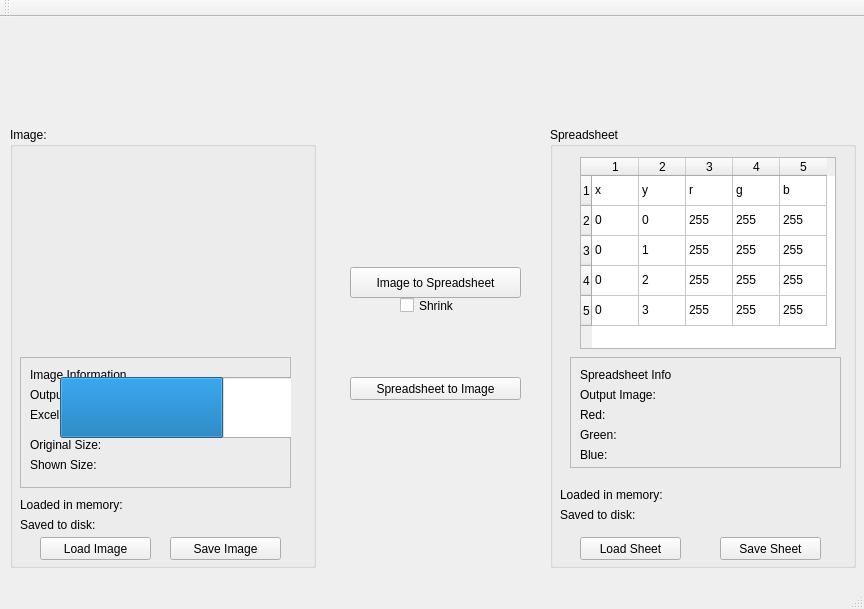
<?xml version="1.0" encoding="UTF-8"?>
<ui version="4.0">
 <class>MainWindow</class>
 <widget class="QMainWindow" name="MainWindow">
  <property name="geometry">
   <rect>
    <x>0</x>
    <y>0</y>
    <width>864</width>
    <height>609</height>
   </rect>
  </property>
  <property name="windowTitle">
   <string>PixelSpreadsheet</string>
  </property>
  <property name="windowIcon">
   <iconset>
    <normaloff>myapp.png</normaloff>myapp.png</iconset>
  </property>
  <widget class="QWidget" name="centralWidget">
   <widget class="QGroupBox" name="imageBox">
    <property name="geometry">
     <rect>
      <x>10</x>
      <y>110</y>
      <width>306</width>
      <height>441</height>
     </rect>
    </property>
    <property name="title">
     <string>Image:</string>
    </property>
    <widget class="QLabel" name="imageView">
     <property name="geometry">
      <rect>
       <x>30</x>
       <y>40</y>
       <width>256</width>
       <height>181</height>
      </rect>
     </property>
     <property name="text">
      <string/>
     </property>
     <property name="pixmap">
      <pixmap>test.jpg</pixmap>
     </property>
    </widget>
    <widget class="QPushButton" name="loadImage">
     <property name="geometry">
      <rect>
       <x>30</x>
       <y>410</y>
       <width>111</width>
       <height>23</height>
      </rect>
     </property>
     <property name="text">
      <string>Load Image</string>
     </property>
    </widget>
    <widget class="QFrame" name="frame">
     <property name="geometry">
      <rect>
       <x>10</x>
       <y>230</y>
       <width>271</width>
       <height>131</height>
      </rect>
     </property>
     <property name="frameShape">
      <enum>QFrame::StyledPanel</enum>
     </property>
     <property name="frameShadow">
      <enum>QFrame::Raised</enum>
     </property>
     <widget class="QLabel" name="label_3">
      <property name="geometry">
       <rect>
        <x>10</x>
        <y>10</y>
        <width>131</width>
        <height>16</height>
       </rect>
      </property>
      <property name="text">
       <string>Image Information</string>
      </property>
     </widget>
     <widget class="QLabel" name="outputRows">
      <property name="geometry">
       <rect>
        <x>10</x>
        <y>30</y>
        <width>141</width>
        <height>16</height>
       </rect>
      </property>
      <property name="text">
       <string>Output Rows: </string>
      </property>
     </widget>
     <widget class="QLabel" name="originalSize">
      <property name="geometry">
       <rect>
        <x>10</x>
        <y>80</y>
        <width>201</width>
        <height>16</height>
       </rect>
      </property>
      <property name="text">
       <string>Original Size: </string>
      </property>
     </widget>
     <widget class="QLabel" name="shownSize">
      <property name="geometry">
       <rect>
        <x>10</x>
        <y>100</y>
        <width>201</width>
        <height>16</height>
       </rect>
      </property>
      <property name="text">
       <string>Shown Size: </string>
      </property>
     </widget>
     <widget class="QLabel" name="excelCompat">
      <property name="geometry">
       <rect>
        <x>10</x>
        <y>50</y>
        <width>141</width>
        <height>16</height>
       </rect>
      </property>
      <property name="text">
       <string>Excel 2002: </string>
      </property>
     </widget>
     <widget class="QProgressBar" name="progressBar">
      <property name="geometry">
       <rect>
        <x>40</x>
        <y>20</y>
        <width>681</width>
        <height>61</height>
       </rect>
      </property>
      <property name="value">
       <number>24</number>
      </property>
     </widget>
    </widget>
    <widget class="QPushButton" name="saveImage">
     <property name="geometry">
      <rect>
       <x>160</x>
       <y>410</y>
       <width>111</width>
       <height>23</height>
      </rect>
     </property>
     <property name="text">
      <string>Save Image</string>
     </property>
    </widget>
    <widget class="QLabel" name="outputRows_2">
     <property name="geometry">
      <rect>
       <x>10</x>
       <y>370</y>
       <width>141</width>
       <height>16</height>
      </rect>
     </property>
     <property name="text">
      <string>Loaded in memory:</string>
     </property>
    </widget>
    <widget class="QLabel" name="outputRows_3">
     <property name="geometry">
      <rect>
       <x>10</x>
       <y>390</y>
       <width>141</width>
       <height>16</height>
      </rect>
     </property>
     <property name="text">
      <string>Saved to disk:</string>
     </property>
    </widget>
    <widget class="QLabel" name="image_memory_pos">
     <property name="geometry">
      <rect>
       <x>140</x>
       <y>370</y>
       <width>16</width>
       <height>16</height>
      </rect>
     </property>
     <property name="text">
      <string/>
     </property>
     <property name="pixmap">
      <pixmap resource="Resources.qrc">:/new/prefix1/checked.png</pixmap>
     </property>
     <property name="scaledContents">
      <bool>true</bool>
     </property>
    </widget>
    <widget class="QLabel" name="image_memory_neg">
     <property name="geometry">
      <rect>
       <x>160</x>
       <y>370</y>
       <width>16</width>
       <height>16</height>
      </rect>
     </property>
     <property name="text">
      <string/>
     </property>
     <property name="pixmap">
      <pixmap resource="Resources.qrc">:/new/prefix1/xed.png</pixmap>
     </property>
     <property name="scaledContents">
      <bool>true</bool>
     </property>
    </widget>
    <widget class="QLabel" name="image_save_pos">
     <property name="geometry">
      <rect>
       <x>140</x>
       <y>390</y>
       <width>16</width>
       <height>16</height>
      </rect>
     </property>
     <property name="text">
      <string/>
     </property>
     <property name="pixmap">
      <pixmap resource="Resources.qrc">:/new/prefix1/checked.png</pixmap>
     </property>
     <property name="scaledContents">
      <bool>true</bool>
     </property>
    </widget>
    <widget class="QLabel" name="image_save_neg">
     <property name="geometry">
      <rect>
       <x>160</x>
       <y>390</y>
       <width>16</width>
       <height>16</height>
      </rect>
     </property>
     <property name="text">
      <string/>
     </property>
     <property name="pixmap">
      <pixmap resource="Resources.qrc">:/new/prefix1/xed.png</pixmap>
     </property>
     <property name="scaledContents">
      <bool>true</bool>
     </property>
    </widget>
   </widget>
   <widget class="QGroupBox" name="spreadsheetBox">
    <property name="geometry">
     <rect>
      <x>550</x>
      <y>110</y>
      <width>306</width>
      <height>441</height>
     </rect>
    </property>
    <property name="title">
     <string>Spreadsheet</string>
    </property>
    <widget class="QPushButton" name="loadSpreadsheet">
     <property name="geometry">
      <rect>
       <x>30</x>
       <y>410</y>
       <width>101</width>
       <height>23</height>
      </rect>
     </property>
     <property name="text">
      <string>Load Sheet</string>
     </property>
    </widget>
    <widget class="QFrame" name="frame_2">
     <property name="geometry">
      <rect>
       <x>20</x>
       <y>230</y>
       <width>271</width>
       <height>111</height>
      </rect>
     </property>
     <property name="frameShape">
      <enum>QFrame::StyledPanel</enum>
     </property>
     <property name="frameShadow">
      <enum>QFrame::Raised</enum>
     </property>
     <widget class="QLabel" name="label_7">
      <property name="geometry">
       <rect>
        <x>10</x>
        <y>10</y>
        <width>141</width>
        <height>16</height>
       </rect>
      </property>
      <property name="text">
       <string>Spreadsheet Info</string>
      </property>
     </widget>
     <widget class="QLabel" name="resolution">
      <property name="geometry">
       <rect>
        <x>10</x>
        <y>30</y>
        <width>221</width>
        <height>16</height>
       </rect>
      </property>
      <property name="text">
       <string>Output Image: </string>
      </property>
     </widget>
     <widget class="QLabel" name="red">
      <property name="geometry">
       <rect>
        <x>10</x>
        <y>50</y>
        <width>141</width>
        <height>16</height>
       </rect>
      </property>
      <property name="text">
       <string>Red:</string>
      </property>
     </widget>
     <widget class="QLabel" name="green">
      <property name="geometry">
       <rect>
        <x>10</x>
        <y>70</y>
        <width>141</width>
        <height>16</height>
       </rect>
      </property>
      <property name="text">
       <string>Green:</string>
      </property>
     </widget>
     <widget class="QLabel" name="blue">
      <property name="geometry">
       <rect>
        <x>10</x>
        <y>90</y>
        <width>141</width>
        <height>16</height>
       </rect>
      </property>
      <property name="text">
       <string>Blue:</string>
      </property>
     </widget>
    </widget>
    <widget class="QPushButton" name="saveSheet">
     <property name="geometry">
      <rect>
       <x>170</x>
       <y>410</y>
       <width>101</width>
       <height>23</height>
      </rect>
     </property>
     <property name="text">
      <string>Save Sheet</string>
     </property>
    </widget>
    <widget class="QLabel" name="outputRows_4">
     <property name="geometry">
      <rect>
       <x>10</x>
       <y>360</y>
       <width>141</width>
       <height>16</height>
      </rect>
     </property>
     <property name="text">
      <string>Loaded in memory:</string>
     </property>
    </widget>
    <widget class="QLabel" name="outputRows_5">
     <property name="geometry">
      <rect>
       <x>10</x>
       <y>380</y>
       <width>141</width>
       <height>16</height>
      </rect>
     </property>
     <property name="text">
      <string>Saved to disk:</string>
     </property>
    </widget>
    <widget class="QLabel" name="ss_memory_pos">
     <property name="geometry">
      <rect>
       <x>150</x>
       <y>360</y>
       <width>16</width>
       <height>16</height>
      </rect>
     </property>
     <property name="text">
      <string/>
     </property>
     <property name="pixmap">
      <pixmap resource="Resources.qrc">:/new/prefix1/checked.png</pixmap>
     </property>
     <property name="scaledContents">
      <bool>true</bool>
     </property>
    </widget>
    <widget class="QLabel" name="ss_memory_neg">
     <property name="geometry">
      <rect>
       <x>170</x>
       <y>360</y>
       <width>16</width>
       <height>16</height>
      </rect>
     </property>
     <property name="text">
      <string/>
     </property>
     <property name="pixmap">
      <pixmap resource="Resources.qrc">:/new/prefix1/xed.png</pixmap>
     </property>
     <property name="scaledContents">
      <bool>true</bool>
     </property>
    </widget>
    <widget class="QLabel" name="ss_save_pos">
     <property name="geometry">
      <rect>
       <x>150</x>
       <y>380</y>
       <width>16</width>
       <height>16</height>
      </rect>
     </property>
     <property name="text">
      <string/>
     </property>
     <property name="pixmap">
      <pixmap resource="Resources.qrc">:/new/prefix1/checked.png</pixmap>
     </property>
     <property name="scaledContents">
      <bool>true</bool>
     </property>
    </widget>
    <widget class="QLabel" name="ss_save_neg">
     <property name="geometry">
      <rect>
       <x>170</x>
       <y>380</y>
       <width>16</width>
       <height>16</height>
      </rect>
     </property>
     <property name="text">
      <string/>
     </property>
     <property name="pixmap">
      <pixmap resource="Resources.qrc">:/new/prefix1/xed.png</pixmap>
     </property>
     <property name="scaledContents">
      <bool>true</bool>
     </property>
    </widget>
    <widget class="QTableWidget" name="tableWidget">
     <property name="geometry">
      <rect>
       <x>30</x>
       <y>30</y>
       <width>256</width>
       <height>192</height>
      </rect>
     </property>
     <property name="rowCount">
      <number>5</number>
     </property>
     <property name="columnCount">
      <number>5</number>
     </property>
     <attribute name="horizontalHeaderDefaultSectionSize">
      <number>47</number>
     </attribute>
     <row/>
     <row/>
     <row/>
     <row/>
     <row/>
     <column/>
     <column/>
     <column/>
     <column/>
     <column/>
     <item row="0" column="0">
      <property name="text">
       <string>x</string>
      </property>
     </item>
     <item row="0" column="1">
      <property name="text">
       <string>y</string>
      </property>
     </item>
     <item row="0" column="2">
      <property name="text">
       <string>r</string>
      </property>
     </item>
     <item row="0" column="3">
      <property name="text">
       <string>g</string>
      </property>
     </item>
     <item row="0" column="4">
      <property name="text">
       <string>b</string>
      </property>
     </item>
     <item row="1" column="0">
      <property name="text">
       <string>0</string>
      </property>
     </item>
     <item row="1" column="1">
      <property name="text">
       <string>0</string>
      </property>
     </item>
     <item row="1" column="2">
      <property name="text">
       <string>255</string>
      </property>
     </item>
     <item row="1" column="3">
      <property name="text">
       <string>255</string>
      </property>
     </item>
     <item row="1" column="4">
      <property name="text">
       <string>255</string>
      </property>
     </item>
     <item row="2" column="0">
      <property name="text">
       <string>0</string>
      </property>
     </item>
     <item row="2" column="1">
      <property name="text">
       <string>1</string>
      </property>
     </item>
     <item row="2" column="2">
      <property name="text">
       <string>255</string>
      </property>
     </item>
     <item row="2" column="3">
      <property name="text">
       <string>255</string>
      </property>
     </item>
     <item row="2" column="4">
      <property name="text">
       <string>255</string>
      </property>
     </item>
     <item row="3" column="0">
      <property name="text">
       <string>0</string>
      </property>
     </item>
     <item row="3" column="1">
      <property name="text">
       <string>2</string>
      </property>
     </item>
     <item row="3" column="2">
      <property name="text">
       <string>255</string>
      </property>
     </item>
     <item row="3" column="3">
      <property name="text">
       <string>255</string>
      </property>
     </item>
     <item row="3" column="4">
      <property name="text">
       <string>255</string>
      </property>
     </item>
     <item row="4" column="0">
      <property name="text">
       <string>0</string>
      </property>
     </item>
     <item row="4" column="1">
      <property name="text">
       <string>3</string>
      </property>
     </item>
     <item row="4" column="2">
      <property name="text">
       <string>255</string>
      </property>
     </item>
     <item row="4" column="3">
      <property name="text">
       <string>255</string>
      </property>
     </item>
     <item row="4" column="4">
      <property name="text">
       <string>255</string>
      </property>
     </item>
    </widget>
   </widget>
   <widget class="QPushButton" name="imageToSpreadsheet">
    <property name="geometry">
     <rect>
      <x>350</x>
      <y>250</y>
      <width>171</width>
      <height>31</height>
     </rect>
    </property>
    <property name="text">
     <string>Image to Spreadsheet</string>
    </property>
   </widget>
   <widget class="QPushButton" name="spreadsheetToImage">
    <property name="geometry">
     <rect>
      <x>350</x>
      <y>360</y>
      <width>171</width>
      <height>23</height>
     </rect>
    </property>
    <property name="text">
     <string>Spreadsheet to Image</string>
    </property>
   </widget>
   <widget class="QCheckBox" name="shrink">
    <property name="geometry">
     <rect>
      <x>400</x>
      <y>280</y>
      <width>68</width>
      <height>17</height>
     </rect>
    </property>
    <property name="text">
     <string>Shrink</string>
    </property>
   </widget>
   <widget class="QLabel" name="image_to_ss_image">
    <property name="geometry">
     <rect>
      <x>370</x>
      <y>210</y>
      <width>121</width>
      <height>31</height>
     </rect>
    </property>
    <property name="text">
     <string/>
    </property>
    <property name="pixmap">
     <pixmap resource="Resources.qrc">:/new/prefix1/reverse.png</pixmap>
    </property>
    <property name="scaledContents">
     <bool>true</bool>
    </property>
   </widget>
   <widget class="QLabel" name="ss_to_image_image">
    <property name="geometry">
     <rect>
      <x>370</x>
      <y>320</y>
      <width>121</width>
      <height>31</height>
     </rect>
    </property>
    <property name="text">
     <string/>
    </property>
    <property name="pixmap">
     <pixmap resource="Resources.qrc">:/new/prefix1/ConverterSymbols.png</pixmap>
    </property>
    <property name="scaledContents">
     <bool>true</bool>
    </property>
   </widget>
   <widget class="QLabel" name="label_2">
    <property name="geometry">
     <rect>
      <x>20</x>
      <y>10</y>
      <width>531</width>
      <height>91</height>
     </rect>
    </property>
    <property name="text">
     <string/>
    </property>
    <property name="pixmap">
     <pixmap resource="Resources.qrc">:/new/prefix1/Banner.png</pixmap>
    </property>
    <property name="scaledContents">
     <bool>true</bool>
    </property>
   </widget>
   <widget class="QLabel" name="loading_status_image">
    <property name="geometry">
     <rect>
      <x>30</x>
      <y>-30</y>
      <width>831</width>
      <height>551</height>
     </rect>
    </property>
    <property name="text">
     <string/>
    </property>
    <property name="pixmap">
     <pixmap resource="Resources.qrc">:/new/prefix1/loading.png</pixmap>
    </property>
    <property name="scaledContents">
     <bool>true</bool>
    </property>
   </widget>
  </widget>
  <widget class="QMenuBar" name="menuBar">
   <property name="geometry">
    <rect>
     <x>0</x>
     <y>0</y>
     <width>864</width>
     <height>19</height>
    </rect>
   </property>
  </widget>
  <widget class="QToolBar" name="mainToolBar">
   <attribute name="toolBarArea">
    <enum>TopToolBarArea</enum>
   </attribute>
   <attribute name="toolBarBreak">
    <bool>false</bool>
   </attribute>
  </widget>
  <widget class="QStatusBar" name="statusBar"/>
 </widget>
 <layoutdefault spacing="6" margin="11"/>
 <resources>
  <include location="Resources.qrc"/>
 </resources>
 <connections/>
</ui>
